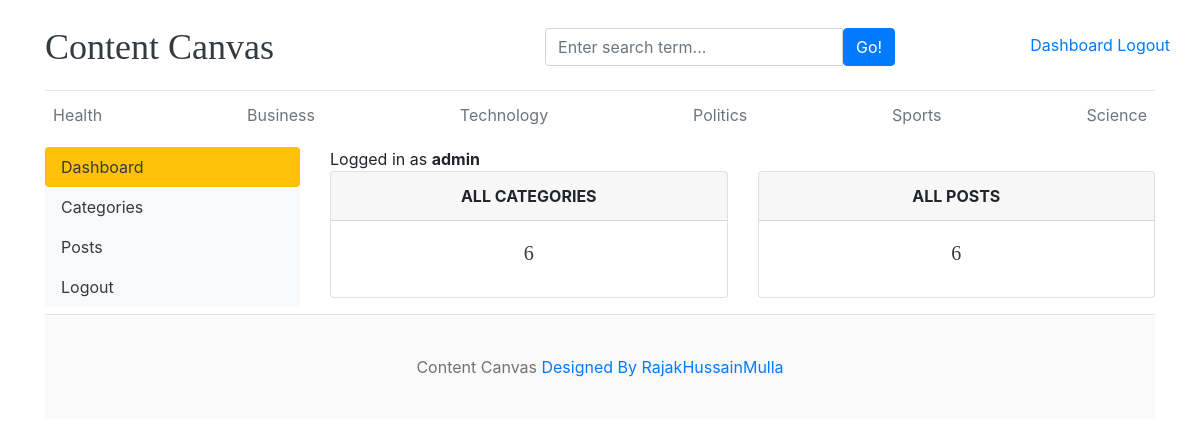
The page /dashboard/ (signed in) on the database its author committed.
### blog/models.py (models this page shows, shortened)
class Category(models.Model):
    category_name=models.CharField(max_length=50,unique=True)
    created_at=models.DateTimeField(auto_now_add=True)
    updated_at=models.DateTimeField(auto_now=True)
    class Meta:
        verbose_name_plural='categories'

### dashboards/views.py (the view)
# urls.py: path('dashboard/',include('dashboards.urls')),
@login_required(login_url='login')
def dashboard(request):
    category_count=Category.objects.all().count()
    blogs_count=Blog.objects.all().count()
    context={
        'category_count':category_count,
        'blogs_count':blogs_count,
    }
    return render(request, 'dashboard/dashboard.html',context)

### blog/context_processors.py (called while the page is built)
def get_categories(request):
    categories=Category.objects.all()
    return dict(categories=categories)

def get_social_links(request):
    social_links=SocialLink.objects.all()
    return dict(social_links=social_links)

### templates/dashboard/dashboard.html
{% extends 'base.html' %}
{% block content %}
<div class="row">
{% include "dashboard/sidebar.html" %}
<div class="col-md-9">
<span> Logged in as <b> {{user}}  </b></span>
<div class="row">
<div class="col">
<div class="card border-default mb-3">
<div class="card-header text-center text-uppercase font-weight-bold">All Categories</div>
<div class="card-body text-dark">
<h5 class="card-title text-center">{{category_count}}</h5>
</div>
</div>
</div>
<div class="col">
<div class="card border-default mb-3">
<div class="card-header text-center text-uppercase font-weight-bold">All Posts</div>
<div class="card-body text-dark">
<h5 class="card-title text-center">{{blogs_count}}</h5>
</div>
</div>
</div>
</div>
</div>
</div>
{% endblock %}

### templates/base.html (shortened to what this page needs)
{% load static %}
<!DOCTYPE html>
<html lang="en">
<head>
    <link href="https://getbootstrap.com/docs/4.0/dist/css/bootstrap.min.css" rel="stylesheet">
    <link href="{% static 'css/cc.css' %}" rel="stylesheet">
    <link rel="stylesheet" href="https://cdnjs.cloudflare.com/ajax/libs/font-awesome/4.7.0/css/font-awesome.min.css">
  </head>
<body>
    <div class="container">
      <header class="blog-header py-3">
        <div class="row flex-nowrap justify-content-between align-items-center">
          <div class="col-4 pt-1">
            <a class="blog-header-logo text-dark" href="/">Content Canvas</a>
          </div>
          <div class="col-4 pt-1">
                <form action={% url "search" %} method="GET">
                <div class="input-group">
                    <input class="form-control" type="text" name="keyword" value="{{keyword}}" placeholder="Enter search term..." aria-label="Enter search term..." aria-describedby="button-search" />
                    <button type="submit" class="btn btn-primary" id="button-search" type="button">Go!</button>
                </div>
              </form>
          </div>
          {% if not user.is_authenticated %}
          <div class="col-4 d-flex justify-content-end align-items-center">
            <a class="btn btn-sm btn-warning" href="{% url 'login' %}">Login</a> &nbsp;
            <a class="btn btn-sm btn-outline-secondary" href="{% url 'register' %}">Register</a>
          </div>
          {% else %}
          <span><a href="{% url 'dashboard' %}">Dashboard</a> <span>
          <span><a href="{% url 'logout' %}"> Logout</a></span>
          {% endif %}
        </div>
      </header>
      <div class="nav-scroller py-1 mb-2">
        <nav class="nav d-flex justify-content-between">
          {% for cat in categories %}
          <a class="p-2 text-muted" href="{% url 'posts_by_category' cat.id %}">{{cat.category_name}}</a>
          {% endfor %}
        </nav>
      </div>
{% block content %}
{% endblock  %}
<footer class="blog-footer">
    <p>Content Canvas  <a href="#">Designed By RajakHussainMulla</a></p>
  </footer>
  </body>
  </html>

### contentcanvas/static/css/cc.css (style rules this page uses)
.blog-header { border-bottom: 1px solid #e5e5e5; }
.blog-header-logo { font-family: "Playfair Display", Georgia, "Times New Roman", serif; font-size: 2.25rem; }
h1, h2, h3, h4, h5, h6 { font-family: "Playfair Display", Georgia, "Times New Roman", serif; }
.blog-footer { padding: 2.5rem 0; color: #727272; text-align: center; background-color: #f9f9f9; border-top: .05rem solid #e5e5e5; }
.blog-footer p:last-child { margin-bottom: 0; }

### rows shown on the page
Category: category_name "Health"
Category: category_name "Business"
Category: category_name "Technology"
Category: category_name "Politics"
Category: category_name "Sports"
Category: category_name "Science"

### other values the page prints
{{ user }} "admin"
{{ category_count }} "6"
{{ blogs_count }} "6"
